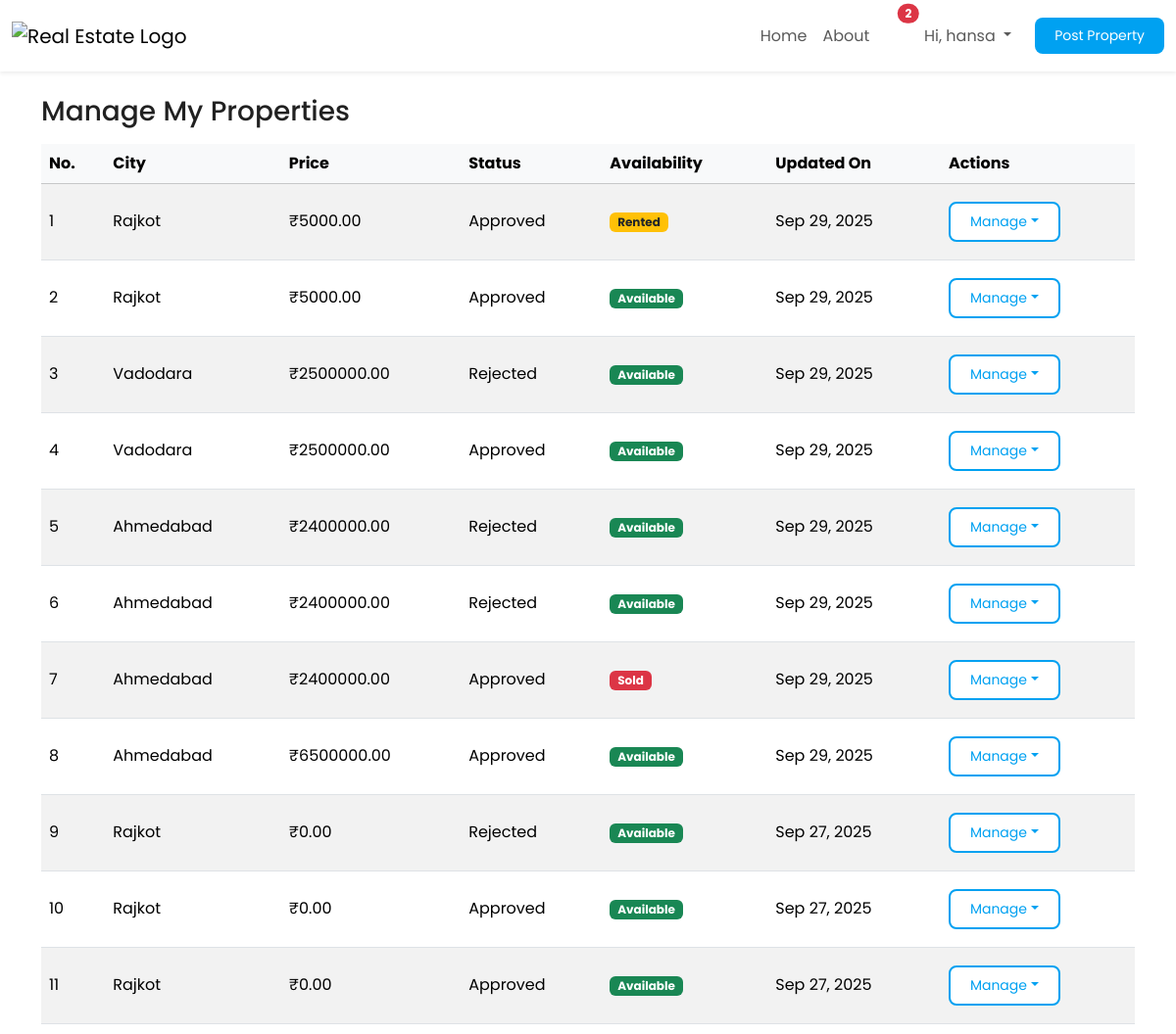
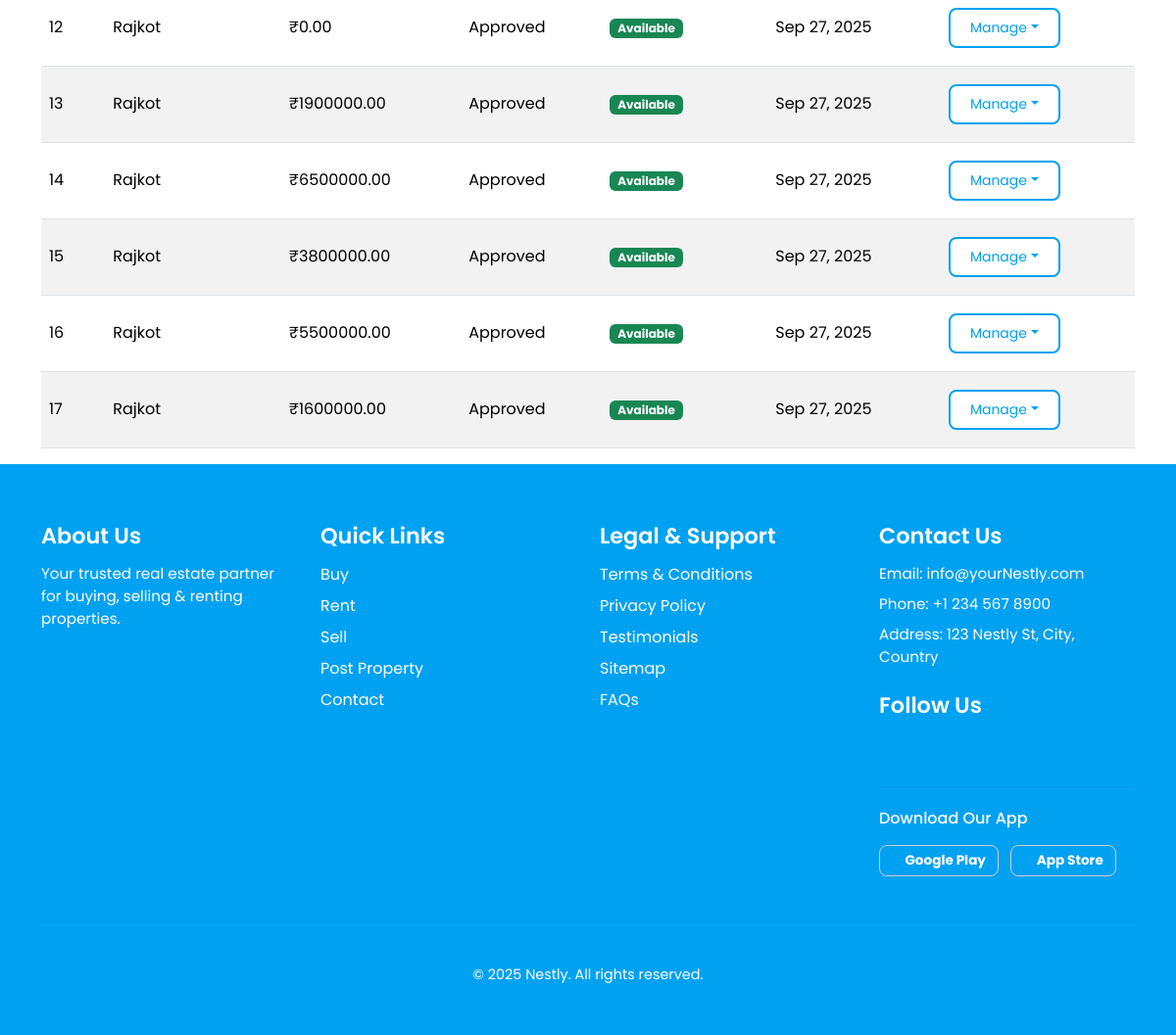
Page /manage_properties/ (signed in) on the committed database (2 pictures, top to bottom).
### properties/models.py (models this page shows, shortened)
class Property(models.Model):
    FURNISHING_CHOICES = [
    ("furnished", "Furnished"),
    ("semi_furnished", "Semi-Furnished"),
    ("unfurnished", "Unfurnished"),
    ]
    AGE_CHOICES = [
    ("new", "New Construction"),
    ("0-1", "Less than 1 Year"),
    ("1-5", "1-5 Years"),
    ("5-10", "5-10 Years"),
    ("10+", "10+ Years"),
    ]
    FACING_CHOICES = [
    ("north", "North"),
    ("south", "South"),
    ("east", "East"),
    ("west", "West"),
    ]
    DEAL_TYPE_CHOICES = [
    ('sale', 'For Sale'),
    ('rent', 'For Rent'),
    ]
    STATUS_CHOICES = [
        ('pending', 'Pending'),
        ('approved', 'Approved'),
        ('rejected', 'Rejected'),
    ]
    LISTED_BY_CHOICES = [
        ('owner', 'Owner'),
        ('agent', 'Agent'),
        ('builder', 'Builder'),
    ]
    PROPERTY_TYPE_CHOICES = [
        ('flat', 'Flat'),
        ('house', 'House'),
        ('apartment', 'Apartment'),
        ('villa', 'Villa'),
        ('land', 'Land'),
        ('commercial', 'Commercial'),
    ]
    BHK_CHOICES = [
        ('1bhk', '1BHK'),
        ('2bhk', '2BHK'),
        ('3bhk', '3BHK'),
        ('4bhk+', '4BHK+'),
    ]
    BUSINESS_TYPES = [
        ('office', 'Office'),
        ('shop', 'Shop'),
        ('restaurant', 'Restaurant'),
        ('warehouse', 'Warehouse'),
        ('factory', 'Factory'),
    ]
    AVAILABILITY_CHOICES = [
        ('available', 'Available'),
        ('sold', 'Sold'),
        ('rented', 'Rented'),
    ]
    REQUIRE_CHOICES = [
        ('ready', 'Ready to Move'),
        ('under_construction', 'Under Construction'),
        ('launching_soon', 'Launching Soon'),
    ]
    owner = models.ForeignKey(User, on_delete=models.CASCADE, related_name='properties')
    locality = models.ForeignKey(Locality, on_delete=models.CASCADE, related_name="properties")
    apartment_name = models.CharField(max_length=100, blank=True, null=True)
    desc = models.TextField()
    price = models.DecimalField(max_digits=12, decimal_places=2, null=True, blank=True)
    rent_per_month = models.DecimalField(max_digits=10, decimal_places=2, null=True, blank=True)
    deposit_amount = models.DecimalField(max_digits=10, decimal_places=2, null=True, blank=True)  # Rent
    property_type = models.CharField(max_length=20, choices=PROPERTY_TYPE_CHOICES)
    listed_by = models.CharField(max_length=20, choices=LISTED_BY_CHOICES)
    status = models.CharField(max_length=20, choices=STATUS_CHOICES, default='pending')
    deal_type = models.CharField(max_length=10, choices=DEAL_TYPE_CHOICES)
    posted_on = models.DateTimeField(auto_now_add=True)
    availability = models.CharField(max_length=20, choices=AVAILABILITY_CHOICES, default='available')
    area = models.PositiveIntegerField(null=True, blank=True, help_text="Area in square feet")
    require = models.CharField(max_length=30, choices=REQUIRE_CHOICES, default='ready to move')
    updated_on = models.DateTimeField(auto_now_add=True)
    is_active = models.BooleanField(default=True)
    furnishing = models.CharField(
        max_length=20, choices=FURNISHING_CHOICES, default="unfurnished"
    )
    floor_number = models.IntegerField(blank=True, null=True)
    total_floors = models.IntegerField(blank=True, null=True)
    property_age = models.CharField(
        max_length=20, choices=AGE_CHOICES, default="new"
    )
    facing = models.CharField(
        max_length=20, choices=FACING_CHOICES, blank=True, null=True, help_text="e.g. North, East, West"
    )
    parking = models.IntegerField(default=0)
    features = models.ManyToManyField(Feature, blank=True)
    bhk = models.CharField(max_length=10, choices=BHK_CHOICES, null=True, blank=True)
    bedrooms = models.IntegerField(null=True, blank=True)
    bathrooms = models.IntegerField(null=True, blank=True)
    business_type = models.CharField(
        max_length=100, choices=BUSINESS_TYPES, null=True, blank=True,
        help_text="e.g. Office, Shop, Warehouse"
    )
    seats = models.IntegerField(blank=True, null=True)      # <-- Seats/workstations
    plot_area = models.FloatField(null=True, blank=True, help_text="Area in square yards/acres")
    road_access = models.BooleanField(default=False)
    area_unit = models.CharField(max_length=20, default="sq.ft", help_text="sq.ft, sq.yd, acre")
    road_width = models.IntegerField(null=True, blank=True, help_text="Width in feet")
    zoning_type = models.CharField(
        max_length=50,
        choices=[("residential", "Residential"), ("commercial", "Commercial"),
                 ("industrial", "Industrial"), ("agricultural", "Agricultural")],
        null=True, blank=True
    )
    ownership_type = models.CharField(
        max_length=50,
        choices=[("freehold", "Freehold"), ("leasehold", "Leasehold"),
                 ("poa", "Power of Attorney"), ("govt", "Government Land")],
        null=True, blank=True
    )
    boundary_wall = models.BooleanField(default=False)
    lease_duration = models.CharField(max_length=50, null=True, blank=True, help_text="e.g. 11 months / 3 years")

class Locality(models.Model):
    city = models.ForeignKey(City, on_delete=models.CASCADE, related_name="localities")
    name = models.CharField(max_length=100)
    pincode = models.CharField(max_length=10, blank=True, null=True)
    class Meta:
        unique_together = ('city', 'name')

class City(models.Model):
    name = models.CharField(max_length=20)
    image = models.ImageField(upload_to='cities/', null=True, blank=True)

### properties/views.py (the view)
# urls.py: path("manage_properties/", views.manage_properties, name="manage_properties"),
def manage_properties(request):
    property = Property.objects.filter(owner=request.user).order_by('-posted_on')
    return render(request, 'properties/client/manage_properties.html', {'properties':property})

### properties/context_processors.py (called while the page is built)
def notifications(request):
    if request.user.is_authenticated:
        unread_count = Notification.objects.filter(user=request.user, read=False).count()
        unread_notifications = Notification.objects.filter(user=request.user, read=False).order_by('-created_at')[:5]
    else:
        unread_notifications = []
        unread_count = 0
    return {
        "unread_notifications": unread_notifications,
        "unread_count": unread_count,
    }

### templates/properties/client/manage_properties.html (shortened to what this page needs)
{% extends 'properties/base.html' %}
{% load static %}
{% block body %}
  <div class="container mt-4">
    <h3 class="mb-3">Manage My Properties</h3>
    {% if properties %}
      <table class="table table-striped align-middle">
        <thead class="table-light">
          <tr>
            <th>No.</th>
            <th>City</th>
            <th>Price</th>
            <th>Status</th>
            <th>Availability</th>
            <th>Updated On</th>
            <th>Actions</th>
          </tr>
        </thead>
        <tbody>
          {% for property in properties %}
            <tr id="property-{{ property.id }}">
              <td>{{ forloop.counter }}</td>
              <td>{{ property.locality.city.name }}</td>
              <td>₹{{ property.price }}</td>
              <td>{{ property.status|title }}</td>
              <td>
                <span class="badge
                  {% if property.availability == 'available' %}
                     bg-success
                  {% elif property.availability == 'rented' %}
                     bg-warning text-dark
                  {% elif property.availability == 'sold' %}
                     bg-danger
                  {% endif %}">
                  {{ property.availability|title }}
                </span>
              </td>
              <td>{{ property.updated_on|date:'M d, Y' }}</td>
              <td>
                <div class="btn-group">
                  <button class="btn btn-sm btn-outline-primary dropdown-toggle action" type="button" data-bs-toggle="dropdown" aria-expanded="false">Manage</button>
                </div>
              </td>
            </tr>
          {% endfor %}
        </tbody>
      </table>
    {% else %}
      <div class="alert alert-info">You haven’t posted any properties yet.</div>
    {% endif %}
  </div>
{% endblock %}

### templates/properties/base.html (shortened to what this page needs)
{% load static %}
<!DOCTYPE html>
<html lang="en">
  <head>
<link href="{% static 'properties/main_css/bootstrap.min.css' %}" rel="stylesheet">
<link href="{% static 'properties/main_css/bootstrap-icons.min.css' %}" rel="stylesheet">
<link rel="stylesheet" href="{% static 'properties/main_css/style.css' %}" />
  </head>
  <body>
    <div class="header">
<nav class="navbar navbar-expand-lg navbar-light sticky-top bg-white shadow-sm py-2">
  <div class="container-fluid">
    <a class="navbar-brand" href="{% url 'index' %}">
      <img src="{% static 'properties/images/nestlylogo1.png' %}" alt="Real Estate Logo"  class="logo">
    </a>
    <div class="collapse navbar-collapse justify-content-end" id="navbarNav">
      <ul class="navbar-nav align-items-center">
        <li class="nav-item">
          <a class="nav-link {% if request.resolver_match.url_name == 'index' %}active{% endif %}" href="{% url 'index' %}">Home</a>
        </li>
        <li class="nav-item">
          <a class="nav-link {% if request.resolver_match.url_name == 'about' %}active{% endif %}" href="{% url 'about' %}">About</a>
        </li>
        {% if user.is_authenticated %}
        <li class="nav-item dropdown me-2">
          <a class="nav-link position-relative" href="#" id="notifDropdown" role="button" data-bs-toggle="dropdown" aria-expanded="false">
            <i class="bi bi-bell fs-5"></i>
            {% if unread_count > 0 %}
            <span class="position-absolute top-0 start-100 translate-middle badge rounded-pill bg-danger">
              {{ unread_count }}
            </span>
            {% endif %}
          </a>
        </li>
        <li class="nav-item dropdown me-2">
          <a class="nav-link dropdown-toggle" href="#" id="userDropdown" role="button" data-bs-toggle="dropdown" aria-expanded="false">
            Hi, {{ user.first_name|default:user.username }}
          </a>
        </li>
        {% else %}
        <li class="nav-item">
          <a class="nav-link {% if request.resolver_match.url_name == 'login' %}active{% endif %} " href="#" data-bs-toggle="modal" data-bs-target="#authModalNamespace">Login</a>
        </li>
        {% endif %}
<li class="nav-item ms-2">
  <button type="button"
          id="postPropertyBtn"
          class="btn btn-primary btn-sm"
          data-authenticated="{% if request.user.is_authenticated %}true{% else %}false{% endif %}"
          {% if request.user.is_authenticated %}
            data-post-url="{% url 'post_property' %}"
          {% endif %}>
    Post Property
  </button>
</li>
      </ul>
    </div>
  </div>
</nav>
     {% block body %}
    {% endblock %}
    <footer class="foot">
      <div class="container">
        <div class="row">
          <div class="col-md-3 col-sm-6 mb-4">
            <h5>About Us</h5>
            <p>Your trusted real estate partner for buying, selling & renting properties.</p>
          </div>
          <div class="col-md-3 col-sm-6 mb-4">
            <h5>Quick Links</h5>
            <ul class="textc">
              <li>
                <a href="" class="text-white text-decoration-none">Buy</a>
              </li>
              <li>
                <a href="#" class="text-white text-decoration-none">Rent</a>
              </li>
              <li>
                <a href="#" class="text-white text-decoration-none">Sell</a>
              </li>
              <li>
                <a href="{%url 'post_property' %}" class="text-white text-decoration-none">Post Property</a>
              </li>
              <li>
                <a href="{%url 'contact'%}" class="text-white text-decoration-none">Contact</a>
              </li>
            </ul>
          </div>
          <div class="col-md-3 col-sm-6 mb-4 legal-support">
            <h5>Legal & Support</h5>
            <ul class="list-unstyled">
              <li>
                <a href="{% url 'terms' %}" class="texc text-decoration-none">Terms & Conditions</a>
              </li>
              <li>
                <a href="{%url 'privacypolicy'%}" class="text-decoration-none">Privacy Policy</a>
              </li>
              <li>
                <a href="{% url 'testimonials' %}" class="text-decoration-none">Testimonials</a>
              </li>
              <li>
                <a href="#" class="text-decoration-none">Sitemap</a>
              </li>
              <li>
                <a href="{% url 'faq' %}" class="text-decoration-none">FAQs</a>
              </li>
            </ul>
          </div>
          <div class="col-md-3 col-sm-6 mb-4">
            <h5>Contact Us</h5>
            <p>Email: info@yourNestly.com</p>
            <p>Phone: +1 234 567 8900</p>
            <p>Address: 123 Nestly St, City, Country</p>
            <h5 class="mt-4">Follow Us</h5>
            <a href="https://www.facebook.com/" target="_blank" rel="noopener noreferrer" class="me-2 text-blue fs-4 icon-facebook social-link"><i class="bi bi-facebook"></i></a>
            <a href="https://www.twitter.com/" target="_blank" rel="noopener noreferrer" class="me-2 fs-4 icon-twitter social-link"><i class="bi bi-twitter"></i></a>
            <a href="https://www.instagram.com/" target="_blank" rel="noopener noreferrer" class="me-2 fs-4 icon-instagram social-link"><i class="bi bi-instagram"></i></a>
            <a href="https://www.youtube.com/" target="_blank" rel="noopener noreferrer" class="me-2 text-darrk bg-red fs-4 icon-youtube social-link"><i class="bi bi-youtube"></i></a>
            <hr />
            <h6 class="dwnld">Download Our App</h6>
            <a href="#" class="btn btn-outline-light btn-sm me-2 "><i class="bi bi-google-play"></i> Google Play</a>
            <a href="#" class="btn btn-outline-light btn-sm me-2"><i class="bi bi-apple"></i> App Store</a>
          </div>
        </div>
        <hr />
        <div class="text-center footer-padding" style="padding: 20px ";> &copy; 2025 Nestly. All rights reserved.</div>
      </div>
    </footer>
  </body>
</html>

### properties/static/properties/main_css/style.css (style rules this page uses)
body { background-color: #F6F7F9; color: #212121; font-family: 'Poppins', sans-serif; margin: 0; padding: 0; }
.btn { background-color: #00A1F1; margin-bottom: 10px; margin-top: 10px; }
.header { background-color: white; margin: 0; }
.navbar { min-height: 60px; padding-top: 0; padding-bottom: 0; display: flex; align-items: center; }
.navbar-brand { display: flex; align-items: center; }
.logo { max-height: 45px; height: auto; width: auto; object-fit: contain; }
.navbar-nav .nav-link { text-decoration: none; border-bottom: 2px solid transparent; padding-bottom: 6px; transition: border-color 0.3s ease; }
.foot { background-color: #00A1F1; color: white; padding: 60px 20px 30px 20px; font-family: 'Poppins', sans-serif; }
.foot h5 { font-size: 1.4rem; font-weight: 600; margin-bottom: 15px; color: white; }
.foot p { font-size: 0.95rem; margin-bottom: 8px; color: white; }
.foot ul { padding-left: 0; list-style: none; }
.foot ul li { margin-bottom: 8px; }
.foot ul li a { color: white; text-decoration: none; transition: color 0.3s ease; border-bottom: 2px solid transparent; }
.social-link { color: white; transition: color 0.3s ease; }
.foot .btn-outline-light { border-color: #ccc; color: white; font-size: 0.85rem; padding: 5px 12px; margin-bottom: 5px; font-weight: bold; }
.foot hr { border-color: rgba(255, 255, 255, 0.2); margin: 20px 0; }
.footer-padding { font-size: 0.9rem; color: white; }
.btn { background-color: #00A1F1; }
.btn { border-radius: 8px; padding: 8px 20px; }
.btn-primary { background-color: #00A1F1; border: none; }
.action { background-color: white; color: #00A1F1; border: 2px solid #00A1F1; }
.btn-primary { background: #00A1F1; border: none; border-radius: 8px; transition: background 0.3s ease; }

### rows in the picture
Property: locality.city.name "Rajkot", price "5000.00", status "Approved", availability "Rented", updated_on "Sep 29, 2025"
Property: locality.city.name "Rajkot", price "5000.00", status "Approved", availability "Available", updated_on "Sep 29, 2025"
Property: locality.city.name "Vadodara", price "2500000.00", status "Rejected", availability "Available", updated_on "Sep 29, 2025"
Property: locality.city.name "Vadodara", price "2500000.00", status "Approved", availability "Available", updated_on "Sep 29, 2025"
Property: locality.city.name "Ahmedabad", price "2400000.00", status "Rejected", availability "Available", updated_on "Sep 29, 2025"
Property: locality.city.name "Ahmedabad", price "2400000.00", status "Rejected", availability "Available", updated_on "Sep 29, 2025"
Property: locality.city.name "Ahmedabad", price "2400000.00", status "Approved", availability "Sold", updated_on "Sep 29, 2025"
Property: locality.city.name "Ahmedabad", price "6500000.00", status "Approved", availability "Available", updated_on "Sep 29, 2025"
Property: locality.city.name "Rajkot", price "0.00", status "Rejected", availability "Available", updated_on "Sep 27, 2025"
Property: locality.city.name "Rajkot", price "0.00", status "Approved", availability "Available", updated_on "Sep 27, 2025"
Property: locality.city.name "Rajkot", price "0.00", status "Approved", availability "Available", updated_on "Sep 27, 2025"
Property: locality.city.name "Rajkot", price "0.00", status "Approved", availability "Available", updated_on "Sep 27, 2025"
Property: locality.city.name "Rajkot", price "1900000.00", status "Approved", availability "Available", updated_on "Sep 27, 2025"
Property: locality.city.name "Rajkot", price "6500000.00", status "Approved", availability "Available", updated_on "Sep 27, 2025"
Property: locality.city.name "Rajkot", price "3800000.00", status "Approved", availability "Available", updated_on "Sep 27, 2025"
Property: locality.city.name "Rajkot", price "5500000.00", status "Approved", availability "Available", updated_on "Sep 27, 2025"
Property: locality.city.name "Rajkot", price "1600000.00", status "Approved", availability "Available", updated_on "Sep 27, 2025"

### other values in the picture
{{ unread_count }} "2"
{{ user.first_name|default:user.username }} "hansa"
